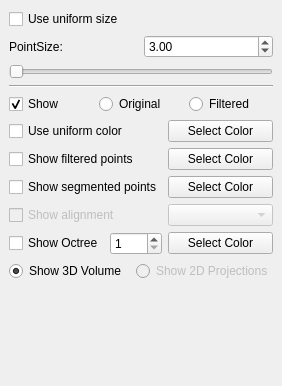
        <widget class="QWidget" name="tabRendering">
         <attribute name="title">
          <string>Rendering</string>
         </attribute>
         <widget class="QWidget" name="verticalLayoutWidget_3">
          <property name="geometry">
           <rect>
            <x>9</x>
            <y>9</y>
            <width>264</width>
            <height>368</height>
           </rect>
          </property>
          <layout class="QVBoxLayout" name="verticalLayout_5">
           <property name="sizeConstraint">
            <enum>QLayout::SetDefaultConstraint</enum>
           </property>
           <item>
            <widget class="QCheckBox" name="checkBoxUseUniformSize">
             <property name="text">
              <string>Use uniform size</string>
             </property>
            </widget>
           </item>
           <item>
            <layout class="QVBoxLayout" name="verticalLayout_2">
             <item>
              <layout class="QHBoxLayout" name="horizontalLayout">
               <item>
                <widget class="QLabel" name="labelPointSize">
                 <property name="text">
                  <string>PointSize: </string>
                 </property>
                </widget>
               </item>
               <item>
                <widget class="QDoubleSpinBox" name="doubleSpinBoxPointSize">
                 <property name="minimum">
                  <double>0.100000000000000</double>
                 </property>
                 <property name="maximum">
                  <double>20.000000000000000</double>
                 </property>
                 <property name="singleStep">
                  <double>0.100000000000000</double>
                 </property>
                 <property name="value">
                  <double>3.000000000000000</double>
                 </property>
                </widget>
               </item>
              </layout>
             </item>
             <item>
              <widget class="QSlider" name="horizontalSliderPointSize">
               <property name="value">
                <number>0</number>
               </property>
               <property name="orientation">
                <enum>Qt::Horizontal</enum>
               </property>
              </widget>
             </item>
             <item>
              <widget class="Line" name="line">
               <property name="orientation">
                <enum>Qt::Horizontal</enum>
               </property>
              </widget>
             </item>
            </layout>
           </item>
           <item>
            <layout class="QHBoxLayout" name="horizontalLayout_6">
             <item>
              <widget class="QCheckBox" name="checkBoxShowPointCloud">
               <property name="sizePolicy">
                <sizepolicy hsizetype="Preferred" vsizetype="Fixed">
                 <horstretch>0</horstretch>
                 <verstretch>0</verstretch>
                </sizepolicy>
               </property>
               <property name="text">
                <string>Show</string>
               </property>
               <property name="checked">
                <bool>true</bool>
               </property>
              </widget>
             </item>
             <item>
              <widget class="QRadioButton" name="radioButtonOriginal">
               <property name="sizePolicy">
                <sizepolicy hsizetype="Preferred" vsizetype="Fixed">
                 <horstretch>0</horstretch>
                 <verstretch>0</verstretch>
                </sizepolicy>
               </property>
               <property name="text">
                <string>Original</string>
               </property>
               <property name="checked">
                <bool>true</bool>
               </property>
              </widget>
             </item>
             <item>
              <widget class="QRadioButton" name="radioButtonFiltered">
               <property name="sizePolicy">
                <sizepolicy hsizetype="Preferred" vsizetype="Fixed">
                 <horstretch>0</horstretch>
                 <verstretch>0</verstretch>
                </sizepolicy>
               </property>
               <property name="text">
                <string>Filtered</string>
               </property>
              </widget>
             </item>
            </layout>
           </item>
           <item>
            <layout class="QGridLayout" name="gridLayout_2">
             <item row="2" column="1">
              <widget class="QPushButton" name="pushButtonSelectSegmentedPointsColor">
               <property name="text">
                <string>Select Color</string>
               </property>
              </widget>
             </item>
             <item row="3" column="0">
              <widget class="QCheckBox" name="checkBoxShowSelectedAlignment">
               <property name="enabled">
                <bool>false</bool>
               </property>
               <property name="text">
                <string>Show alignment</string>
               </property>
              </widget>
             </item>
             <item row="0" column="1">
              <widget class="QPushButton" name="pushButtonSelectUniformColor">
               <property name="text">
                <string>Select Color</string>
               </property>
              </widget>
             </item>
             <item row="1" column="0">
              <widget class="QCheckBox" name="checkBoxShowFilteredPoints">
               <property name="text">
                <string>Show filtered points</string>
               </property>
              </widget>
             </item>
             <item row="2" column="0">
              <widget class="QCheckBox" name="checkBoxShowSegmentedPoints">
               <property name="text">
                <string>Show segmented points</string>
               </property>
              </widget>
             </item>
             <item row="4" column="0">
              <layout class="QHBoxLayout" name="horizontalLayout_5">
               <item>
                <widget class="QCheckBox" name="checkBoxShowOctree">
                 <property name="text">
                  <string>Show Octree</string>
                 </property>
                </widget>
               </item>
               <item>
                <widget class="QSpinBox" name="spinBoxOctreeLevel">
                 <property name="minimum">
                  <number>1</number>
                 </property>
                 <property name="maximum">
                  <number>21</number>
                 </property>
                </widget>
               </item>
              </layout>
             </item>
             <item row="0" column="0">
              <widget class="QCheckBox" name="checkBoxUseUniformColor">
               <property name="text">
                <string>Use uniform color</string>
               </property>
              </widget>
             </item>
             <item row="3" column="1">
              <widget class="QComboBox" name="comboBoxShowAlignment">
               <property name="enabled">
                <bool>false</bool>
               </property>
               <property name="currentText">
                <string/>
               </property>
              </widget>
             </item>
             <item row="1" column="1">
              <widget class="QPushButton" name="pushButtonSelectFilteredPointsColor">
               <property name="text">
                <string>Select Color</string>
               </property>
              </widget>
             </item>
             <item row="4" column="1">
              <widget class="QPushButton" name="pushButtonSelectOctreeColor">
               <property name="text">
                <string>Select Color</string>
               </property>
              </widget>
             </item>
            </layout>
           </item>
           <item>
            <layout class="QHBoxLayout" name="horizontalLayout_8">
             <item>
              <widget class="QRadioButton" name="radioButtonRender3D">
               <property name="text">
                <string>Show 3D Volume</string>
               </property>
               <property name="checked">
                <bool>true</bool>
               </property>
              </widget>
             </item>
             <item>
              <widget class="QRadioButton" name="radioButtonRender2D">
               <property name="enabled">
                <bool>false</bool>
               </property>
               <property name="text">
                <string>Show 2D Projections</string>
               </property>
              </widget>
             </item>
            </layout>
           </item>
           <item>
            <spacer name="verticalSpacer_3">
             <property name="orientation">
              <enum>Qt::Vertical</enum>
             </property>
             <property name="sizeHint" stdset="0">
              <size>
               <width>20</width>
               <height>40</height>
              </size>
             </property>
            </spacer>
           </item>
          </layout>
         </widget>
        </widget>
